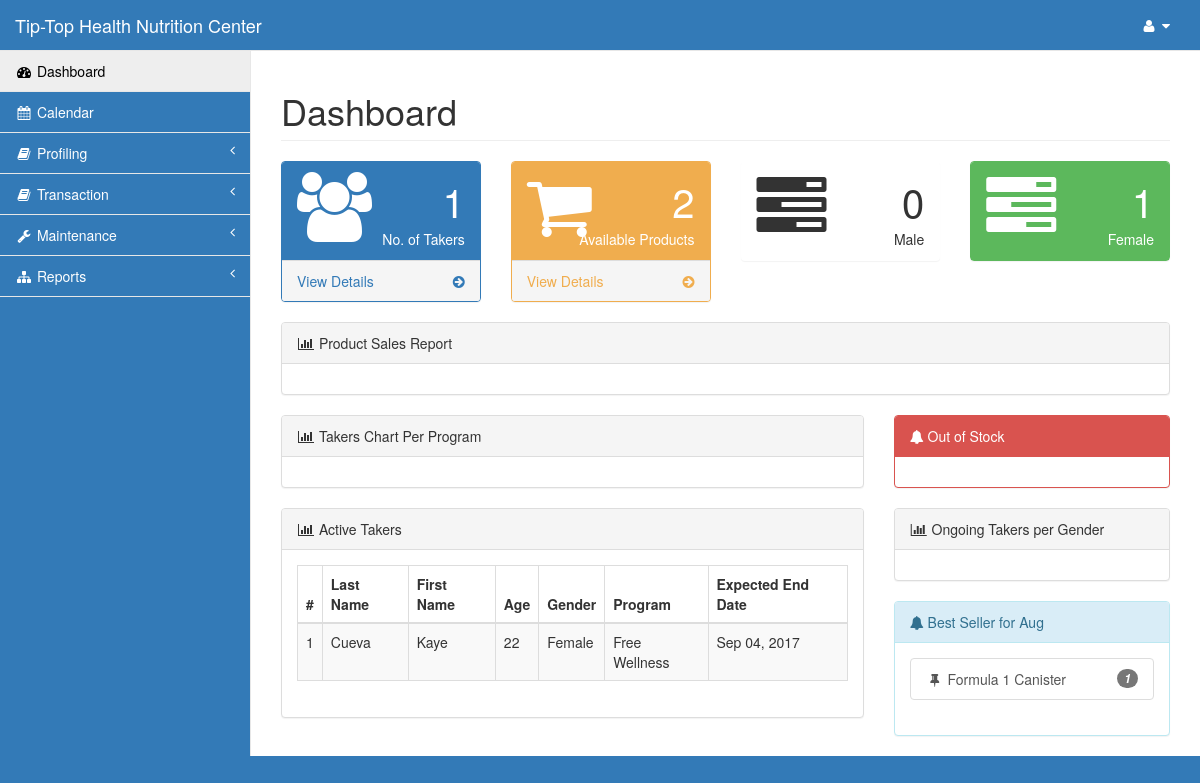
/pages/index.php (signed in), run on the app's committed database.
### tables this page shows
CREATE TABLE `taker` (
  `id` int(11) NOT NULL,
  `last` varchar(15) NOT NULL,
  `first` varchar(15) NOT NULL,
  `phone` varchar(11) NOT NULL,
  `gender` varchar(6) NOT NULL,
  `bday` date NOT NULL,
  `referrer_name` varchar(30) NOT NULL,
  `referrer_contact` varchar(30) NOT NULL,
  `address` varchar(100) NOT NULL,
  `email` varchar(30) NOT NULL,
  `status` varchar(8) NOT NULL,
  `points` decimal(7,2) NOT NULL,
  `discount` decimal(10,2) NOT NULL,
  `height` decimal(5,2) NOT NULL,
  `orig_weight` decimal(5,2) NOT NULL
);

CREATE TABLE `program` (
  `program_id` int(11) NOT NULL,
  `program_name` varchar(30) NOT NULL
);

CREATE TABLE `monitoring` (
  `monitor_id` int(11) NOT NULL,
  `id` int(11) NOT NULL,
  `sponsor` varchar(30) NOT NULL,
  `program_id` int(11) NOT NULL,
  `target` varchar(50) NOT NULL,
  `monitor_status` varchar(15) NOT NULL,
  `start_date` date NOT NULL
);

CREATE TABLE `stockout` (
  `stockout_id` int(11) NOT NULL,
  `prod_id` int(11) NOT NULL,
  `stockout_qty` int(11) NOT NULL,
  `stockout_date` datetime NOT NULL,
  `id` int(11) NOT NULL
);

CREATE TABLE `product` (
  `prod_id` int(11) NOT NULL,
  `prod_name` varchar(30) NOT NULL,
  `vol_pts` int(11) NOT NULL,
  `c` int(11) NOT NULL,
  `sc` int(11) NOT NULL,
  `sb` int(11) NOT NULL,
  `supv` int(11) NOT NULL,
  `retail` int(11) NOT NULL,
  `profitc` int(11) NOT NULL,
  `profitsc` int(11) NOT NULL,
  `profitsb` int(11) NOT NULL,
  `profitsupv` int(11) NOT NULL,
  `qty` int(11) NOT NULL,
  `reorder` int(11) NOT NULL,
  `cat_id` int(11) NOT NULL
);

### pages/index.php (the view, shortened to what this page needs)
<?php include('session.php');?>
<!DOCTYPE html>
<html lang="en">
<head>
    <?php include('css.php');?>
</head>
<body>
    <div id="wrapper">
        <?php include('nav.php');?>
        <div id="page-wrapper">
            <div class="row">
                <div class="col-lg-12">
                    <h1 class="page-header">Dashboard</h1>
                </div>
            </div>
            <div class="row">
                <div class="col-lg-3 col-md-6">
                    <div class="panel panel-primary">
                        <div class="panel-heading">
                            <div class="row">
                                <div class="col-xs-3">
                                    <i class="fa fa-users fa-5x"></i>
                                </div>
<?php
        $query=mysqli_query($con,"select * from taker where status='Active'")or die(mysqli_error($con));
          $takers=mysqli_num_rows($query);
?>
                                <div class="col-xs-9 text-right">
                                    <div class="huge"><?php echo $takers;?></div>
                                    <div>No. of Takers</div>
                                </div>
                            </div>
                        </div>
                        <a href="#">
                            <div class="panel-footer">
                                <span class="pull-left">View Details</span>
                                <span class="pull-right"><i class="fa fa-arrow-circle-right"></i></span>
                                <div class="clearfix"></div>
                            </div>
                        </a>
                    </div>
                </div>
                <div class="col-lg-3 col-md-6">
                    <div class="panel panel-yellow">
                        <div class="panel-heading">
                            <div class="row">
                                <div class="col-xs-3">
                                    <i class="fa fa-shopping-cart fa-5x"></i>
                                </div>
<?php
        $query2=mysqli_query($con,"select * from product")or die(mysqli_error($con));
          $product=mysqli_num_rows($query2);
?>
                                <div class="col-xs-9 text-right">
                                    <div class="huge"><?php echo $product;?></div>
                                    <div>Available Products</div>
                                </div>
                            </div>
                        </div>
                        <a href="#">
                            <div class="panel-footer">
                                <span class="pull-left">View Details</span>
                                <span class="pull-right"><i class="fa fa-arrow-circle-right"></i></span>
                                <div class="clearfix"></div>
                            </div>
                        </a>
                    </div>
                </div>
<?php
    $result = mysqli_query($con,"SELECT gender FROM `monitoring` natural join taker where monitor_status!='Finished' and gender='male' group by gender");
            $male=mysqli_num_rows($result);
?>
                <div class="col-lg-3 col-md-6">
                    <div class="panel panel-orange">
                        <div class="panel-heading">
                            <div class="row">
                                <div class="col-xs-3">
                                    <i class="fa fa-tasks fa-5x"></i>
                                </div>
                                <div class="col-xs-9 text-right">
                                    <div class="huge"><?php echo $male;?></div>
                                    <div> Male </div>
                                </div>
                            </div>
                        </div>
                    </div>
                </div>
<?php
    $result = mysqli_query($con,"SELECT gender FROM `monitoring` natural join taker where monitor_status!='Finished' and gender='female' group by gender");
            $female=mysqli_num_rows($result);
?>
                <div class="col-lg-3 col-md-6">
                    <div class="panel panel-green">
                        <div class="panel-heading">
                            <div class="row">
                                <div class="col-xs-3">
                                    <i class="fa fa-tasks fa-5x"></i>
                                </div>
                                <div class="col-xs-9 text-right">
                                    <div class="huge"><?php echo $female;?></div>
                                    <div> Female </div>
                                </div>
                            </div>
                        </div>
                    </div>
                </div>
            </div>
             <div class="row">
                <div class="col-lg-12">
                    <div class="panel panel-default">
                        <div class="panel-heading">
                            <i class="fa fa-bar-chart-o fa-fw"></i> Product Sales Report
                        </div>
                        <div class="panel-body">
                        </div>
                    </div>
                </div>
            </div>
            <div class="row">
                <div class="col-lg-8">
                    <div class="panel panel-default">
                        <div class="panel-heading">
                            <i class="fa fa-bar-chart-o fa-fw"></i> Takers Chart Per Program
                        </div>
                        <div class="panel-body">
                        </div>
                    </div>
                    <div class="panel panel-default">
                        <div class="panel-heading">
                            <i class="fa fa-bar-chart-o fa-fw"></i> Active Takers
                        </div>
                        <div class="panel-body">
                            <div class="row">
                                <div class="col-lg-12">
                                    <div class="table-responsive">
                                        <table class="table table-bordered table-hover table-striped">
                                            <thead>
                                                <tr>
                                                    <th>#</th>
                                                    <th>Last Name</th>
                                                    <th>First Name</th>
                                                    <th>Age</th>
                                                    <th>Gender</th>
                                                    <th>Program</th>
                                                    <th>Expected End Date</th>
                                                </tr>
<?php
        $a=1;
        $query=mysqli_query($con,"select * from taker order by last,first")or die(mysqli_error($con));
          while ($row=mysqli_fetch_array($query)){
            $id=$row['id'];
            $age = date_create($row['bday'])->diff(date_create('today'))->y;
             $query1=mysqli_query($con,"select *,COUNT(*) as day from monitoring natural join program where id='$id' and monitor_status!='Finished' order by monitor_id desc LIMIT 0,1")or die(mysqli_error($con));
                $row1=mysqli_fetch_array($query1);
                      $start=$row1['start_date'];
                      $end = date("Y-m-d",strtotime($start. " + 10 days"));
?>
                                            </thead>
                                            <tbody>
                                    <tr class="odd gradeX">
                                        <td class="center"><?php echo $a;?></td>
                                        <td><?php echo $row['last'];?></td>
                                        <td><?php echo $row['first'];?></td>
                                        <td><?php echo $age;?></td>
                                        <td><?php echo $row['gender'];?></td>
                                        <td><?php echo $row1['program_name'];?></td>
                                        <td><?php echo date("M d, Y",strtotime($end));?></td>
                                    </tr>
<?php $a++;}?>
                                            </tbody>
                                        </table>
                                    </div>
                                </div>
                                <div class="col-lg-8">
                                </div>
                            </div>
                        </div>
                    </div>
                    </div>
                <div class="col-lg-4">
                    <div class="panel panel-red">
                        <div class="panel-heading">
                            <i class="fa fa-bell"></i> Out of Stock
                        </div>
                        <div class="panel-body">
                            </div>
                        </div>
                        <div class="panel panel-default">
                        <div class="panel-heading">
                            <i class="fa fa-bar-chart-o fa-fw"></i> Ongoing Takers per Gender
                        </div>
                        <div class="panel-body">
                        </div>
                    </div>
                    </div>
                    <div class="col-lg-4">
                    <div class="panel panel-info">
                        <div class="panel-heading">
                            <i class="fa fa-bell"></i> Best Seller for <?php echo date("M");?>
                        </div>
                        <div class="panel-body">
<?php
        $m=date('m');
        $y=date('Y');
        $query=mysqli_query($con,"select *,SUM(stockout_qty) as qty from stockout natural join product where YEAR(stockout_date)='$y' and MONTH(stockout_date)='$m' order by qty asc LIMIT 0,10")or die(mysqli_error($con));
          while($row=mysqli_fetch_array($query))
                {
?>
                            <div class="list-group">
                                <a href="#" class="list-group-item">
                                    <i class="fa fa-thumb-tack fa-fw"></i> <?php echo $row['prod_name'];?>
                                    <span class="pull-right small badge badge-green">
                                    <em><?php echo $row['qty'];?></em>
                                    </span>
                                </a>
<?php }?>
                            </div>
                        </div>
                    </div>
                    </div>
                    </div>
            </div>
        </div>
</body>
</html>

### pages/css.php (style rules this page uses)
.navbar-default, body { background-color: #337ab7!important; }

### data on the page
taker: last "Cueva", first "Kaye", bday "22", gender "Female", program.program_name "Free Wellness"
stockout: prod.prod_name "Formula 1 Canister", qty "1"

### other printed values
$takers "1"
$product "2"
$male "0"
$female "1"
